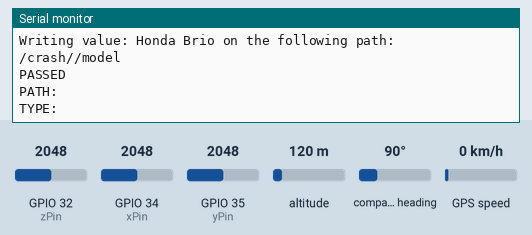
The sketch below on a simulated ESP32. Parts: the last lines printed to the serial monitor. The test bench sets the inputs (shaded band); at power-on: GPIO 32 (zPin) = 2048, GPIO 34 (xPin) = 2048, GPIO 35 (yPin) = 2048, altitude 120 m, compass heading 90°, GPS speed 0 km/h. WiFi joins after 1.5 s; servers stay silent unless stated; the local clock reads 2024-03-15 10:24:30 at power-on unless the sketch sets it; the GPS gets a fix after 3 s at 37.7749, -122.4194 with 8 satellites.

Above: at 4.2 s.
4.3 s: GPIO 32 (zPin) set to 1959
At 5.7 s:
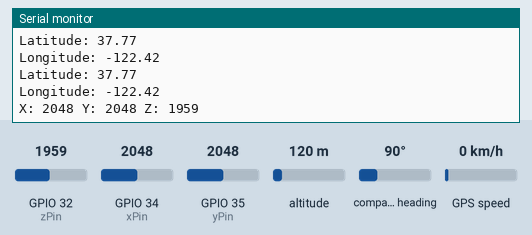
5.8 s: GPIO 34 (xPin) set to 1959
At 7.1 s:
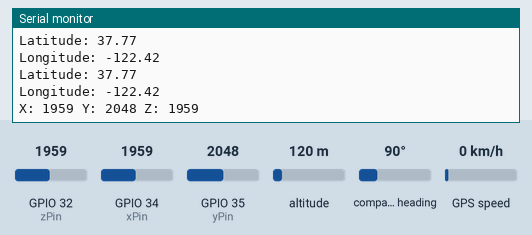
7.3 s: GPIO 35 (yPin) set to 1959
At 8.3 s:
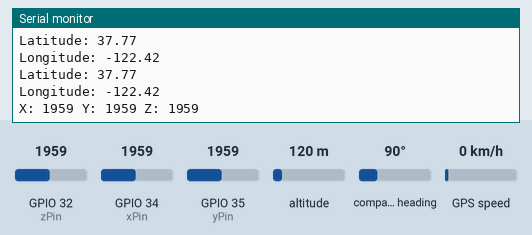
8.8 s: GPIO 32 (zPin) set to 2039
At 10.0 s:
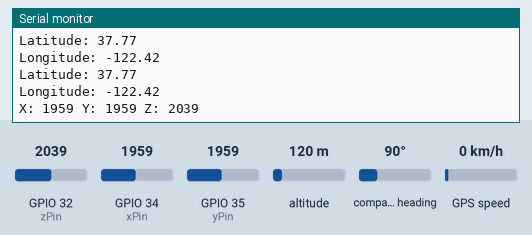
10.3 s: GPIO 34 (xPin) set to 2039
At 11.3 s:
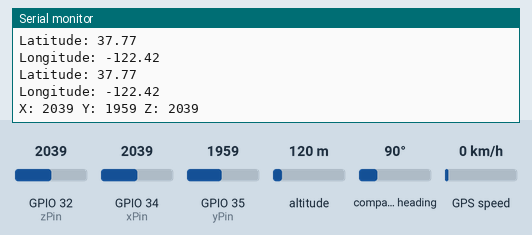
11.8 s: GPIO 35 (yPin) set to 2039
At 12.9 s:
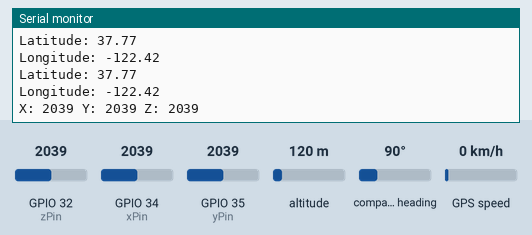
Timing chart, 0 to 14.3 s (numbered marks = the images above; inputs shaded):
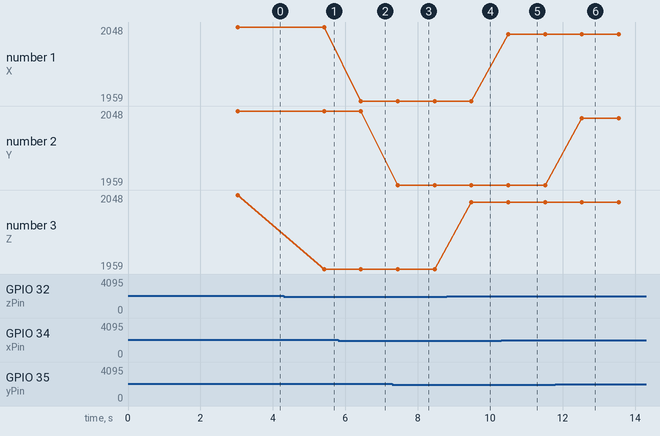

The sketch:

CrashAccidentDetector2.ino
```cpp
#include <Wire.h>
#include <WiFi.h>
#include <Adafruit_GFX.h>
#include <Adafruit_SSD1306.h>
#include <Firebase_ESP_Client.h>
#include <TinyGPS++.h>
#include <HardwareSerial.h>
#include <time.h>

// Provide the token generation process info.
#include "addons/TokenHelper.h"
// Provide the RTDB payload printing info and other helper functions.
#include "addons/RTDBHelper.h"

// Create a TinyGPS++ object
TinyGPSPlus gps;

// Create a HardwareSerial object to communicate with the GPS module
HardwareSerial SerialGPS(1); // Use Serial1 for ESP32

#include <Wire.h>
#include <TinyGPS++.h>
#include <math.h>

// Insert your network credentials
#define WIFI_SSID "your_wifi_ssid"
#define WIFI_PASSWORD "your_wifi_password"

#define API_KEY "your_firebase_api_key" //API KEY FIREBASE

// Insert Authorized Email and Corresponding Password
#define USER_EMAIL "your_firebase_user_email"
#define USER_PASSWORD "your_firebase_user_password"

// Insert RTDB URLefine the RTDB URL
#define DATABASE_URL "your_firebase_database_url"

#define RX_GPS 16
#define TX_GPS 17

// Define Firebase objects
FirebaseData fbdo;
FirebaseAuth auth;
FirebaseConfig config;

// Variable to save USER UID
String uid;
String carID = "-NyGzbU4PBewI8RfMeBE";
String crashID;
String date;
String model = "Honda Brio";
String platNomor = "B 1234 BC";
String newCollection;

// Variable locations
float lat = -6.925764613672474;
float lgt = 107.76738840816121;

// Variables to save database paths


String databasePath;
String lgtPath;
String latPath;
String createdAtPath;

// Timer variables (send new readings every three minutes)
unsigned long sendDataPrevMillis = 0;
unsigned long timerDelay = 2000;


#define xPin 34
#define yPin 35
#define zPin 32

byte updateflag;
int xaxis = 0, yaxis = 0, zaxis = 0;
int deltx = 0, delty = 0, deltz = 0;
int vibration = 0, magnitude = 0, sensitivity = 30, devibrate = 75;
double angle;
//Used to run impact routine every 2mS.
unsigned long time1;


// Initialize WiFi
void initWiFi() {
  WiFi.begin(WIFI_SSID, WIFI_PASSWORD);
  Serial.print("Connecting to WiFi ..");
  while (WiFi.status() != WL_CONNECTED) {
    Serial.print('.');
    delay(1000);
  }
  Serial.println(WiFi.localIP());
  Serial.println();
}

// Write integer values to the database
void sendInt(String path, int value){
  if (Firebase.RTDB.setInt(&fbdo, path.c_str(), value)){
    Serial.print("Writing value: ");
    Serial.print (value);
    Serial.print(" on the following path: ");
    Serial.println(path);
    Serial.println("PASSED");
    Serial.println("PATH: " + fbdo.dataPath());
    Serial.println("TYPE: " + fbdo.dataType());
  }
  else {
    Serial.println("FAILED");
    Serial.println("REASON: " + fbdo.errorReason());
  }
}

// Write integer values to the database
void sendFloat(String path, float value){
  if (Firebase.RTDB.setFloat(&fbdo, path.c_str(), value)){
    Serial.print("Writing value: ");
    Serial.print (value);
    Serial.print(" on the following path: ");
    Serial.println(path);
    Serial.println("PASSED");
    Serial.println("PATH: " + fbdo.dataPath());
    Serial.println("TYPE: " + fbdo.dataType());
  }
  else {
    Serial.println("FAILED");
    Serial.println("REASON: " + fbdo.errorReason());
  }
}
// Write integer values to the database
void sendString(String path, String value){
  if (Firebase.RTDB.setString(&fbdo, path.c_str(), value)){
  Serial.print("Writing value: ");
  Serial.print (value);
  Serial.print(" on the following path: ");
  Serial.println(path);
  Serial.println("PASSED");
  Serial.println("PATH: " + fbdo.dataPath());
  Serial.println("TYPE: " + fbdo.dataType());
  }
  else {
    Serial.println("FAILED");
    Serial.println("REASON: " + fbdo.errorReason());
  }
}

void initTime() {
  const long gmtOffset_sec = 7 * 3600; // WIB is UTC+7
  const int daylightOffset_sec = 0; // No daylight saving time in WIB

  configTime(gmtOffset_sec, daylightOffset_sec, "pool.ntp.org", "time.nist.gov");

  Serial.print("Waiting for NTP time sync: ");
  time_t now = time(nullptr);
  while (now < 8 * 3600 * 2) {
    delay(500);
    Serial.print(".");
    now = time(nullptr);
  }
  Serial.println("");
  struct tm timeinfo;
  gmtime_r(&now, &timeinfo);
  Serial.print("Current time: ");
  Serial.print(asctime(&timeinfo));
}


String getCurrentTime() {
  time_t now = time(nullptr);
  struct tm timeinfo;
  localtime_r(&now, &timeinfo);
  char buffer[80];
  strftime(buffer, sizeof(buffer), "%Y-%m-%d %H:%M:%S", &timeinfo);
  return String(buffer);
}


void setup() {

  Serial.begin(115200);
  SerialGPS.begin(9600, SERIAL_8N1, RX_GPS, TX_GPS);
  delay(1000);

  initWiFi();
  initTime();

  pinMode(xPin, INPUT);
  pinMode(yPin, INPUT);
  pinMode(zPin, INPUT);


  //Firebase setUp
  // Assign the api key (required)
  config.api_key = API_KEY;

  // Assign the user sign in credentials
  auth.user.email = USER_EMAIL;
  auth.user.password = USER_PASSWORD;

  // Assign the RTDB URL (required)
  config.database_url = DATABASE_URL;

  Firebase.reconnectWiFi(true);
  fbdo.setResponseSize(4096);

  // Assign the callback function for the long running token generation task */
  config.token_status_callback = tokenStatusCallback; //see addons/TokenHelper.h

  // Assign the maximum retry of token generation
  config.max_token_generation_retry = 5;

  // Initialize the library with the Firebase authen and config
  Firebase.begin(&config, &auth);

  // Getting the user UID might take a few seconds
  Serial.println("Getting User UID");
  while ((auth.token.uid) == "") {
    Serial.print('.');
    delay(1000);
  }
  // Print user UID
  uid = auth.token.uid.c_str();
  Serial.print("User UID: ");
  Serial.println(uid);
  time1 = micros();

}


void loop() {

  //Read location
  if (SerialGPS.available()) {
    while (SerialGPS.available()) {
      if (gps.encode(SerialGPS.read())) {
        // If valid data is available, print the GPS information
        if (gps.location.isValid()) {
          lat = gps.location.lat();
          lgt = gps.location.lng();
          Serial.print("Latitude: ");
          Serial.println(lat);
          Serial.print("Longitude: ");
          Serial.println(lgt);
        }
      }
    }
  }


  if (Firebase.ready()){
    // sendDataPrevMillis = millis();
    if (micros() - time1 > 1999) Impact();


  //--------------------------------------------------------------
    if(updateflag > 0)
    {
      updateflag=0;
      Serial.print("Impact detected!!");
      Serial.print("Magnitude:"); Serial.print(magnitude);
      Serial.print("\t Angle:"); Serial.print(angle, 2);
      Serial.print("\t Car Direction: NaN");
      Serial.println();

      if (Firebase.RTDB.pushString(&fbdo, "/crash", "initial_data")) {
        newCollection = fbdo.pushName();  // Mendapatkan ID koleksi baru
        Serial.println("Data pushed successfully");
        Serial.print("Pushed data key: ");
        Serial.println(newCollection);

        // Memperbarui jalur database
        databasePath = "/crash/" + newCollection;

        // Update database path for sensor readings
        latPath = databasePath + "/latitude";
        lgtPath = databasePath + "/longitude";

        date = getCurrentTime();

        sendString((databasePath + "/carID"), carID);
        sendString((databasePath + "/crashID"), newCollection);
        sendString((databasePath + "/date"), date);
        sendFloat(latPath, lat);
        sendFloat(lgtPath, lgt);
        sendString((databasePath + "/model"), model);
        sendString((databasePath + "/platNomor"), platNomor);
        sendString(("/admins/" + uid + "/status"), newCollection);


      } else {
        Serial.println("Failed to push data");
        Serial.println(fbdo.errorReason());
      }
    }


  }
  delay(1000);
}

void Impact()
{
  //--------------------------------------------------------------
  time1 = micros(); // resets time value
  //--------------------------------------------------------------
  int oldx = xaxis; //store previous axis readings for comparison
  int oldy = yaxis;
  int oldz = zaxis;

  xaxis = analogRead(xPin);
  yaxis = analogRead(yPin);
  zaxis = analogRead(zPin);

  Serial.print("X: ");
  Serial.print(xaxis);
  Serial.print(" Y: ");
  Serial.print(yaxis);
  Serial.print(" Z: ");
  Serial.println(zaxis);


  //--------------------------------------------------------------
  //loop counter prevents false triggering. Vibration resets if there is an impact. Don't detect new changes until that "time" has passed.
  vibration--;
  //Serial.print("Vibration = "); Serial.println(vibration);
  if(vibration < 0) vibration = 0;
  //Serial.println("Vibration Reset!");

  if(vibration > 0) return;
  //--------------------------------------------------------------
  deltx = xaxis - oldx;
  delty = yaxis - oldy;
  deltz = zaxis - oldz;

  //Magnitude to calculate force of impact.
  magnitude = sqrt(sq(deltx) + sq(delty) + sq(deltz));
  Serial.print("Magnitude; ");
  Serial.print(magnitude);
  Serial.print("  Sensi: ");
  Serial.println(sensitivity);
  //NNNNNNNNNNNNNNNNNNNNNNNNNNNNNNNNNNNNNNNNNNNNNNNNNNNNNNNNNNNNNNNNNNNNNNNNNNNNNNN
  if (magnitude >= sensitivity) //impact detected
  {
    updateflag=1;
    // reset anti-vibration counter
    vibration = devibrate;
  }
  //NNNNNNNNNNNNNNNNNNNNNNNNNNNNNNNNNNNNNNNNNNNNNNNNNNNNNNNNNNNNNNNNNNNNNNNNNNNNNNN
  else
  {
    //if (magnitude > 15)
      //Serial.println(magnitude);
    //reset magnitude of impact to 0
    magnitude=0;
  }
  //NNNNNNNNNNNNNNNNNNNNNNNNNNNNNNNNNNNNNNNNNNNNNNNNNNNNNNNNNNNNNNNNNNNNNNNNNNNNNNN
}
```

Measured:
- after the input at 4.3 s, the serial monitor: prints a new line after 1.1 s (image 1)
- after the input at 5.8 s, the serial monitor: prints a new line after 0.63 s (image 2)
- after the input at 7.3 s, the serial monitor: prints a new line after 0.15 s (image 3)
- after the input at 8.8 s, the serial monitor: prints a new line after 0.68 s (image 4)
- after the input at 10.3 s, the serial monitor: prints a new line after 0.20 s (image 5)
- after the input at 11.8 s, the serial monitor: prints a new line after 0.73 s (image 6)
- plotted number 3: 2048 → 1959 after the input at 4.3 s, 1959 → 2039 after the input at 8.8 s
